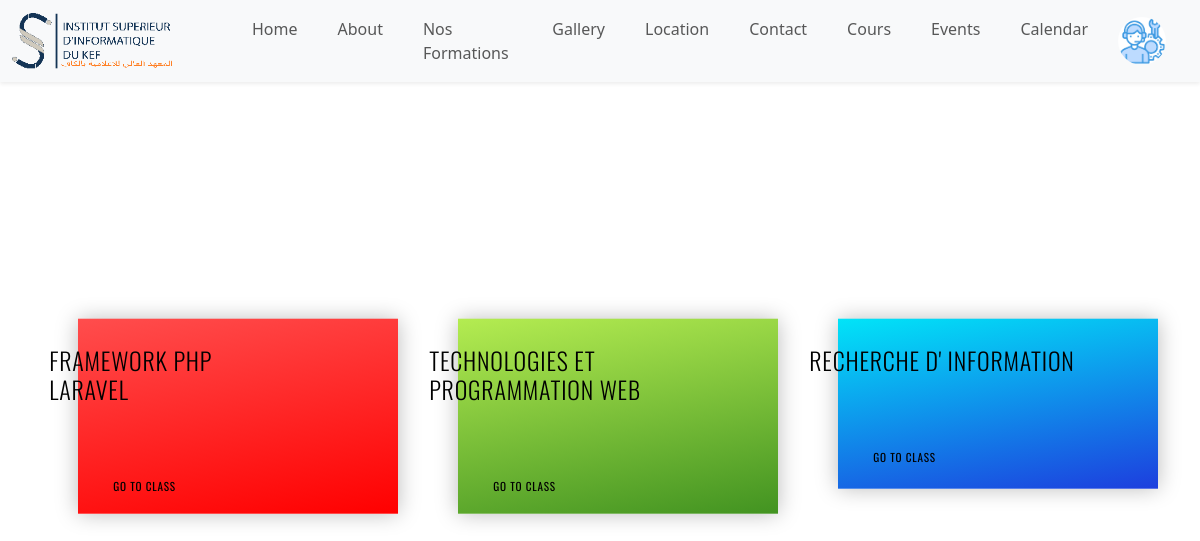
Page /cours.php (signed in) on the committed database.
### tables this page shows
CREATE TABLE `classes` (
  `id` int NOT NULL,
  `code` varchar(50) NOT NULL,
  `name` varchar(50) NOT NULL,
  `description` text,
  `image` varchar(255) NOT NULL DEFAULT './db_imgs/default_class.png',
  `color` varchar(50) NOT NULL,
  `start_date` timestamp NOT NULL DEFAULT CURRENT_TIMESTAMP
);

### cours.php (the view, shortened to what this page needs)
<?php
if (isset($_SESSION['id'])) {
  $id = $_SESSION['id'];
  $account_img = $_SESSION["account-img"];
  $logged =  true;
} else {
  $logged = false;
}
?>
<!DOCTYPE html>
<html lang="en">
<head>
  <link href="https://cdn.jsdelivr.net/npm/bootstrap@5.3.0-alpha1/dist/css/bootstrap.min.css" rel="stylesheet" />
  <link rel="stylesheet" href="https://cdnjs.cloudflare.com/ajax/libs/font-awesome/5.12.1/css/all.min.css" />
  <link href='https://unpkg.com/boxicons@2.0.9/css/boxicons.min.css' rel='stylesheet'>
  <link rel="stylesheet" href="style-cours.css" />
  <link rel="stylesheet" href="style.css" />
</head>
<body onload="load();">
  <header id="header">
    <nav class="navbar navbar-expand-lg navbar-light bg-light shadow-sm">
      <div class="container-fluid">
        <?php
        require_once("functions.php");
        ?>
        <div class="navbar-nav ms-auto mb-2 mb-lg-0 me-3" id="account">
          <div class="dropdown-account">
            <button class="drop-btn" type="button">
              <img src="<?php echo $account_img ?>" class="account-img" alt="">
            </button>
          </div>
        </div>
      </div>
      </div>
    </nav>
  </header>
  <?php
  if ($logged == true) {
  ?>
    <main class="container h-100">
      <div class="row align-middle">
        <?php
        require_once "db_connect.php";
        $sql = "SELECT classes.* FROM classes , enrollments  WHERE classes.id = enrollments.class_id AND enrollments.user_id = " . $id;
        if ($_SESSION["role"] === "admin") {
          $sql = "SELECT * FROM classes";
        }
        $result = $conn->query($sql);
        if ($result->num_rows > 0) {
          while ($row = $result->fetch_assoc()) {
        ?>
            <div class="col-md-6 col-lg-4 column">
              <?php
              $color = $row["color"];
              echo "<div class='card " . $color . "'>"
              ?>
              <div class="txt">
                <h1>
                  <?php echo nl2br($row["name"]) ?>
                </h1>
              </div>
              <?php
              $class_id =  $row["id"];
              echo "<a href='class.php?id=" . $class_id . "'> go to class</a> "
              ?>
              <div class="ico-card">
              </div>
            </div>
      </div>
  <?php
          }
        }
  ?>
  </div>
    </main>
  <?php
  }
  ?>
</body>
</html>

### style-cours.css (style rules this page uses)
.gr-4 { background: linear-gradient(170deg, #ff4d4d 0%, #ff0000 100%); }
.gr-1 { background: linear-gradient(170deg, #01e4f8 0%, #1d3ede 100%); }
.gr-2 { background: linear-gradient(170deg, #b4ec51 0%, #429321 100%); }
* { transition: 0.5s; }
.h-100 { height: 100vh !important; }
.align-middle { position: relative; top: 50%; transform: translateY(-50%); }
.column { margin-top: 2rem; padding-left: 3rem; }
.card { min-height: 170px; margin: 0; padding: 1.7rem 1.2rem; border: none; border-radius: 0; color: black; letter-spacing: 0.05rem; font-family: "Oswald", sans-serif; box-shadow: 0 0 21px rgba(0, 0, 0, 0.27); }
.card .txt { margin-left: -3rem; z-index: 1; }
.card .txt h1 { font-size: 1.5rem; font-weight: 300; text-transform: uppercase; }
.card a { z-index: 3; font-size: 0.7rem; color: black; margin-left: 1rem; position: relative; bottom: -0.5rem; text-transform: uppercase; }
.card a:after { content: ""; display: inline-block; height: 0.5em; width: 0; margin-right: -100%; margin-left: 10px; border-top: 1px solid white; transition: 0.5s; }
.card .ico-card { position: absolute; top: 0; left: 0; bottom: 0; right: 0; width: 100%; height: 100%; overflow: hidden; }
:root { --blue: #0071ff; --light-blue: #b6dbf6; --dark-blue: #005dd1; --grey: #f2f2f2; }

### style.css (style rules this page uses)
body { color: #6f8ba4; }
a { text-decoration: none; }
header { position: fixed; z-index: 1000; top: 0; width: 100%; }
.account-img { height: 3rem; width: 3rem; border-radius: 50%; }
.dropdown-account { cursor: pointer; position: relative; }
.dropdown-account .drop-btn { border: none; background-color: transparent; }

### rows in the picture
classes: name "FRAMEWORK PHP LARAVEL"
classes: name "TECHNOLOGIES ET PROGRAMMATION WEB"
classes: name "RECHERCHE D' INFORMATION"
